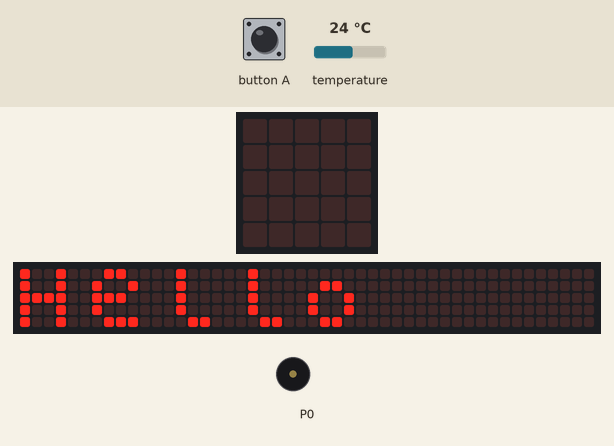
Recording of a program running on a simulated BBC micro:bit (MakeCode). On the bench: the board's 5×5 LED display, a strip that is not on the board, showing the scrolling text unrolled, buzzer (waves = sounding). Inputs (shaded band) come from the test bench; at power-on: temperature 24 °C. The 48×5 strip is a reading aid, not a part: it shows the text the display is scrolling, unrolled, one strip-width of it at a time.

Above: at 6.5 s.
At 9.4 s:
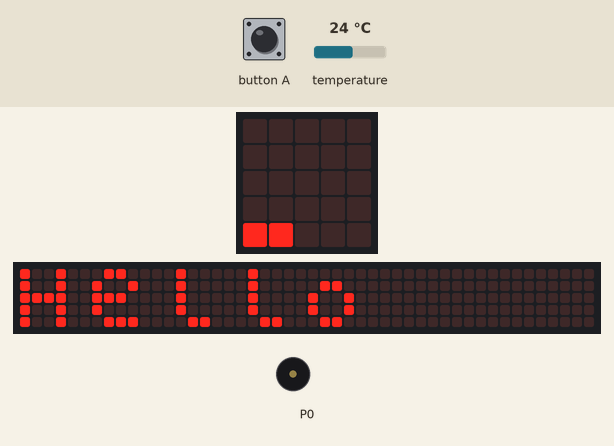
At 11.9 s:
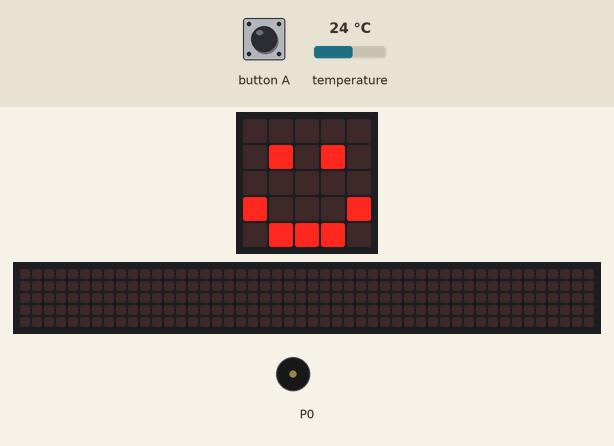
At 18.2 s:
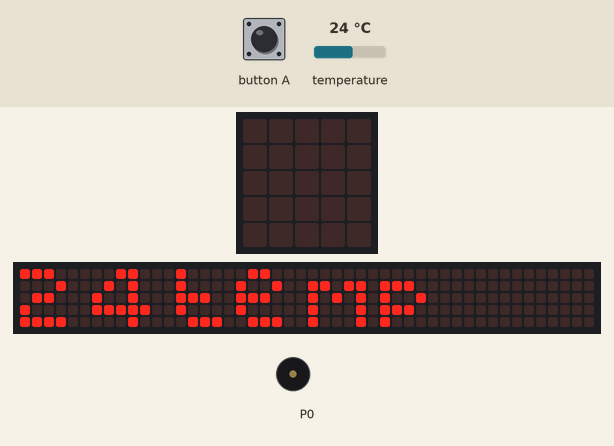
Timing chart, 0 to 19.7 s (numbered marks = the images above):
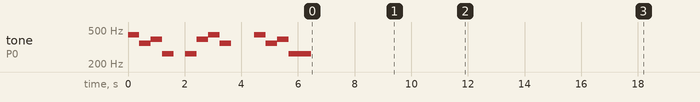

The program:

main.ts
```typescript
input.onButtonPressed(Button.A, function () {

})
basic.clearScreen()
music.setBuiltInSpeakerEnabled(true)
music.play(music.stringPlayable("A F G C - C G A ", 150), music.PlaybackMode.UntilDone)
music.play(music.stringPlayable("F - - A F G C C ", 150), music.PlaybackMode.UntilDone)
basic.showString("Hello")
basic.showLeds(`
    . . . . .
    . # . # .
    . . . . .
    # . . . #
    . # # # .
    `)
basic.showString("" + input.temperature() + "temp")
```

test.ts
```typescript
// 在這裡測試；當此封包作為擴充功能時，將不會編譯此內容。
```

Measured:
- what the display in image 2 shows lasts 0.4 s, from 11.9 s to 12.3 s
